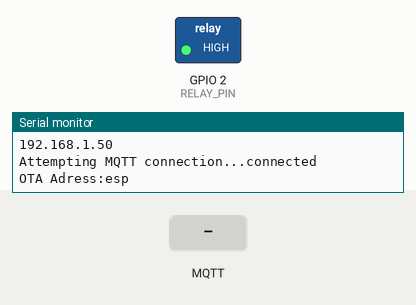
A program run on a simulated ESP8266 (NodeMCU). On the bench: switched loads named in the program (green lamp = pin HIGH), the last lines printed to the serial monitor. Inputs (shaded band) come from the test bench. WiFi joins after 1.5 s; servers stay silent unless stated; no MQTT or app messages arrive unless stated.

Above: at 3.8 s.
3.9 s: MQTT message "on" arrives on the second subscribed topic
At 4.8 s:
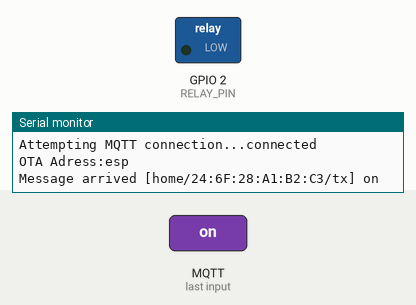
5.4 s: MQTT message "on" arrives on the first subscribed topic
6.9 s: MQTT message "status" arrives on the first subscribed topic
Timing chart, 0 to 9.9 s (numbered marks = the images above; inputs shaded):
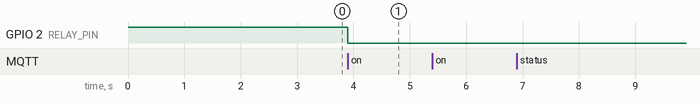

Measured:
- after the input at 3.9 s, GPIO 2 (RELAY_PIN): HIGH → LOW at once

The program:

main.cpp
```cpp
#include <Arduino.h>
#include <ESP8266WiFi.h>
#include <PubSubClient.h>
#include <WiFiUdp.h>
#include <ArduinoOTA.h>

#include "main.h"

WiFiClient espClient;
PubSubClient client(espClient);

String mac = WiFi.macAddress();

String topics[] = {
  "home/client",
  "home/" + mac + "/tx",
  "home/" + mac + "/rx"
};

bool is_on;


void callBack(char* topic, byte* payload, unsigned int length) { // Функция в которой обрабатываются все присланные команды

  Serial.print("Message arrived [");
  Serial.print(topic);
  Serial.print("] ");


  String strTopic = String(topic); // Строка равная топику
  String strPayload = ""; // Создаем пустую строку, которая будет хранить весь payload


  for (int i = 0; i < length; i++) {
    Serial.print((char)payload[i]);
    strPayload = strPayload + ((char)payload[i]); // присваеваем значение по столбикам, чтобы получить всю строку
  }
  Serial.println();


  if (strTopic == topics[1]){ // Полив по команде
    is_on = strPayload == "on" ? true : false;
    client.publish(topics[2].c_str(), is_on ? "on" : "off");
  }

  if (strTopic == topics[2]) { // Если прилетела команда статус,
    // отправляем состояние реле
    if (strPayload == "status") {
      client.publish(topics[2].c_str(), is_on ? "on" : "off");
    }
  }
}


void connect() {
  client.setServer(mqtt_server, 1883);
  delay(1000);
  while (!client.connected()) {
    Serial.print("Attempting MQTT connection...");
    if (client.connect(name)) {
      for (int i = 0; i < 3; i++) {
        client.subscribe(topics[i].c_str());
      }
      client.setCallback(callBack);
      Serial.println("connected");
      Serial.println('\n');
    }
    else {
      Serial.println(" try again in 3 seconds");
      delay(3000);
    }
  }
}


void initWifi(){ // Настройка WIFI
  Serial.println();
  Serial.print("Connecting to ");
  Serial.println(ssid);

  WiFi.begin(ssid, password);

  while (WiFi.status() != WL_CONNECTED) {
    delay(500);
    Serial.print(".");
  }

  randomSeed(micros());

  Serial.println("");
  Serial.println("WiFi connected");
  Serial.println("IP address: ");
  Serial.println(WiFi.localIP());
}


void initWifiUpd() {
  ArduinoOTA.setHostname(("RELAY-" + mac).c_str()); // Задаем имя сетевого порта
  Serial.print("OTA Adress:"); Serial.println(ArduinoOTA.getHostname());
  //ArduinoOTA.setPassword((const char *)"0000"); // Задаем пароль доступа для удаленной прошивки
  ArduinoOTA.begin(); // Инициализируем OTA
}


void setup() {
  Serial.begin(9600);

  pinMode(RELAY_PIN, OUTPUT);
  digitalWrite(RELAY_PIN, HIGH);

  initWifi();
  delay(100);
  connect();

  initWifiUpd();
}


void loop() {
  if (!client.connected()) // Если потеряли подключение
    connect(); // Переподключаемся

  client.loop();

  ArduinoOTA.handle(); // Всегда готовы к прошивке

  digitalWrite(RELAY_PIN, is_on ? LOW : HIGH);

  // Отправляем id модуля раз в минуту
  static unsigned long timer;
  if (millis() - timer > 60*1000) {
    // client.publish(topics[0].c_str(), mac.c_str());
    client.publish(topics[0].c_str(), (mac + ';' + String(name)).c_str());
    timer = millis();
  }
}
```

main.h
```cpp
#ifndef _MAIN_HPP_
#define _MAIN_HPP_

#include <Arduino.h>


const uint8_t RELAY_PIN = 2;

const char* ssid = "ERRS"; // Название WIFI
const char* password = "enes5152"; // Код от WIFI
const char* mqtt_server = "192.168.1.103"; // IP mqtt сервера
const char* mqtt_password = "enes51525354";
const char* name = "relay";


#endif // _MAIN_HPP_
```
